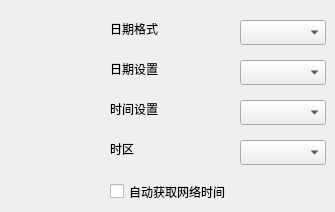
     <widget class="QWidget" name="page_general_time">
      <widget class="QLabel" name="label_time_timeFormat">
       <property name="geometry">
        <rect>
         <x>110</x>
         <y>20</y>
         <width>67</width>
         <height>17</height>
        </rect>
       </property>
       <property name="text">
        <string>日期格式</string>
       </property>
      </widget>
      <widget class="QLabel" name="label_time_dateSet">
       <property name="geometry">
        <rect>
         <x>110</x>
         <y>60</y>
         <width>67</width>
         <height>17</height>
        </rect>
       </property>
       <property name="text">
        <string>日期设置</string>
       </property>
      </widget>
      <widget class="QLabel" name="label_time_timeSet">
       <property name="geometry">
        <rect>
         <x>110</x>
         <y>100</y>
         <width>67</width>
         <height>17</height>
        </rect>
       </property>
       <property name="text">
        <string>时间设置</string>
       </property>
      </widget>
      <widget class="QLabel" name="label_time_timeArea">
       <property name="geometry">
        <rect>
         <x>110</x>
         <y>140</y>
         <width>67</width>
         <height>17</height>
        </rect>
       </property>
       <property name="text">
        <string>时区</string>
       </property>
      </widget>
      <widget class="QCheckBox" name="checkBox_time_autoGetTime">
       <property name="geometry">
        <rect>
         <x>110</x>
         <y>180</y>
         <width>151</width>
         <height>23</height>
        </rect>
       </property>
       <property name="text">
        <string>自动获取网络时间</string>
       </property>
      </widget>
      <widget class="QComboBox" name="comboBox_time_timeFormat">
       <property name="geometry">
        <rect>
         <x>240</x>
         <y>20</y>
         <width>86</width>
         <height>25</height>
        </rect>
       </property>
      </widget>
      <widget class="QComboBox" name="comboBox_time_dateSet">
       <property name="geometry">
        <rect>
         <x>240</x>
         <y>60</y>
         <width>86</width>
         <height>25</height>
        </rect>
       </property>
      </widget>
      <widget class="QComboBox" name="comboBox_time_timeSet">
       <property name="geometry">
        <rect>
         <x>240</x>
         <y>100</y>
         <width>86</width>
         <height>25</height>
        </rect>
       </property>
      </widget>
      <widget class="QComboBox" name="comboBox_time_timeArea">
       <property name="geometry">
        <rect>
         <x>240</x>
         <y>140</y>
         <width>86</width>
         <height>25</height>
        </rect>
       </property>
      </widget>
     </widget>
